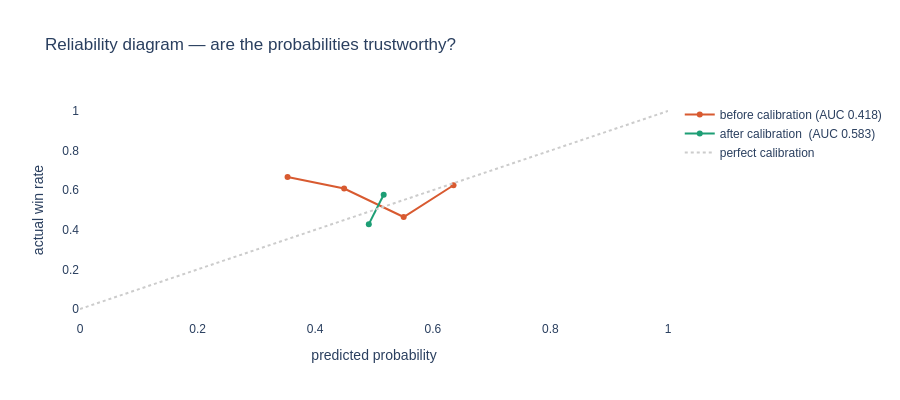

The code cell stored with this chart in its notebook:
### Code cell
# ── Calibrate probabilities — correct approach ────────────────────────
# Split training data into train/validation for calibration
# NEVER fit calibrator on test set

from sklearn.calibration import CalibratedClassifierCV, calibration_curve

X_tr_cal, X_val, y_tr_cal, y_val = train_test_split(
    X_train, y_train,
    test_size    = 0.25,
    random_state = 42,
    stratify     = y_train,
)

# Retrain base model on smaller training portion
base_for_cal = type(tuned_model)(**tuned_model.get_params())
base_for_cal.fit(X_tr_cal, y_tr_cal)

# Calibrate using sigmoid (more stable than isotonic on small val sets)
# cv=None means use the already-fitted estimator (replaces old cv="prefit")
calibrated = CalibratedClassifierCV(
    base_for_cal,
    cv     = None,       # use already-fitted model
    method = "sigmoid",  # sigmoid is more stable than isotonic
)
calibrated.fit(X_val, y_val)

# Evaluate on completely untouched test set
y_cal_prob = calibrated.predict_proba(X_test)[:, 1]
cal_auc    = roc_auc_score(y_test, y_cal_prob)

print(f"Base model AUC     : {test_auc:.4f}")
print(f"Calibrated AUC     : {cal_auc:.4f}")
print("(Should be similar ± 0.02 — calibration improves reliability not ranking)")

# ── Reliability diagram ────────────────────────────────────────────────
frac_pos_raw, mean_pred_raw = calibration_curve(
    y_test, y_pred_prob, n_bins=8
)
frac_pos_cal, mean_pred_cal = calibration_curve(
    y_test, y_cal_prob,  n_bins=8
)

fig_cal = go.Figure()
fig_cal.add_trace(go.Scatter(
    x=mean_pred_raw, y=frac_pos_raw,
    mode="lines+markers",
    name=f"before calibration (AUC {test_auc:.3f})",
    line=dict(color="#D85A30"),
))
fig_cal.add_trace(go.Scatter(
    x=mean_pred_cal, y=frac_pos_cal,
    mode="lines+markers",
    name=f"after calibration  (AUC {cal_auc:.3f})",
    line=dict(color="#1D9E75"),
))
fig_cal.add_trace(go.Scatter(
    x=[0, 1], y=[0, 1],
    mode="lines",
    line=dict(color="#ccc", dash="dot"),
    name="perfect calibration",
))
fig_cal.update_layout(
    title="Reliability diagram — are the probabilities trustworthy?",
    xaxis_title="predicted probability",
    yaxis_title="actual win rate",
    height=400,
    plot_bgcolor="white",
    paper_bgcolor="white",
    font_family="Arial",
)
fig_cal.show()

print("\nCalibration insight:")
print("  Closer to diagonal = probabilities are reliable.")
print("  When model says 65%, team should win ~65% of the time.")

### Figure 1 — Plotly figure (JSON) as saved in the notebook; plotly's stock layout.template omitted (floating-point values rounded to 4 significant figures)
{"data": [{"line": {"color": "#D85A30"}, "mode": "lines+markers", "name": "before calibration (AUC 0.418)", "type": "scatter", "x": [0.353, 0.4492, 0.5505, 0.6352], "y": [0.6667, 0.6087, 0.4646, 0.625]}, {"line": {"color": "#1D9E75"}, "mode": "lines+markers", "name": "after calibration  (AUC 0.583)", "type": "scatter", "x": [0.4912, 0.5165], "y": [0.4286, 0.5772]}, {"line": {"color": "#ccc", "dash": "dot"}, "mode": "lines", "name": "perfect calibration", "type": "scatter", "x": [0, 1], "y": [0, 1]}], "layout": {"font": {"family": "Arial"}, "height": 400, "paper_bgcolor": "white", "plot_bgcolor": "white", "title": {"text": "Reliability diagram — are the probabilities trustworthy?"}, "xaxis": {"title": {"text": "predicted probability"}}, "yaxis": {"title": {"text": "actual win rate"}}}}
